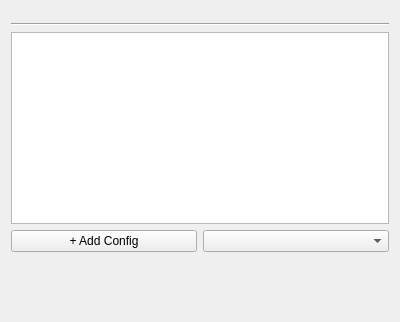
<?xml version="1.0" encoding="UTF-8"?>
<ui version="4.0">
 <class>Form</class>
 <widget class="QWidget" name="Form">
  <property name="geometry">
   <rect>
    <x>0</x>
    <y>0</y>
    <width>400</width>
    <height>322</height>
   </rect>
  </property>
  <property name="windowTitle">
   <string>Form</string>
  </property>
  <layout class="QVBoxLayout" name="verticalLayout">
   <item>
    <widget class="QWidget" name="name_desc_tags_placeholder" native="true"/>
   </item>
   <item>
    <widget class="QWidget" name="config_group_placeholder" native="true"/>
   </item>
   <item>
    <widget class="Line" name="line">
     <property name="orientation">
      <enum>Qt::Horizontal</enum>
     </property>
    </widget>
   </item>
   <item>
    <widget class="QTableWidget" name="config_Table"/>
   </item>
   <item>
    <layout class="QHBoxLayout" name="horizontalLayout">
     <item>
      <widget class="QPushButton" name="add_row_button">
       <property name="text">
        <string>+ Add Config</string>
       </property>
      </widget>
     </item>
     <item>
      <widget class="QComboBox" name="add_row_type_combo"/>
     </item>
    </layout>
   </item>
   <item>
    <spacer name="verticalSpacer">
     <property name="orientation">
      <enum>Qt::Vertical</enum>
     </property>
     <property name="sizeHint" stdset="0">
      <size>
       <width>20</width>
       <height>40</height>
      </size>
     </property>
    </spacer>
   </item>
  </layout>
 </widget>
 <resources/>
 <connections/>
</ui>
